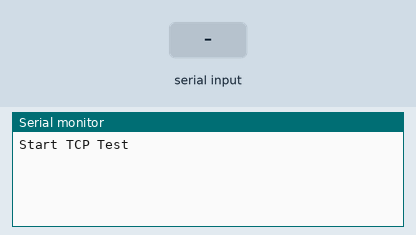
Simulated run of this sketch. Board: Arduino Uno, built with avr-gcc and run on an emulated ATmega328P. Parts: the last lines printed to the serial monitor. The test bench sets the inputs (shaded band). The modem accepts every AT command (registered, SIM ready, sends succeed) and sends nothing else.

Above: at 1.2 s.
1.3 s: "." received over Serial
At 2.0 s:
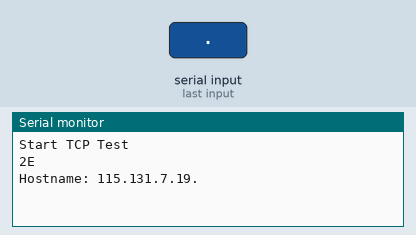
2.8 s: byte 27 (27) received over Serial
At 3.2 s:
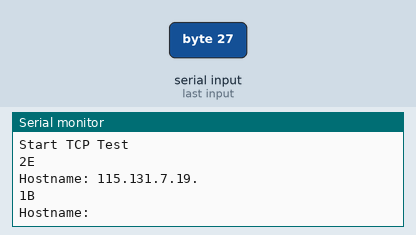
4.3 s: byte 127 (0x7F) received over Serial
At 5.5 s:
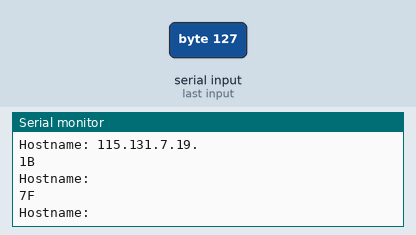
5.8 s: byte 13 (0xD) received over Serial
At 6.6 s:
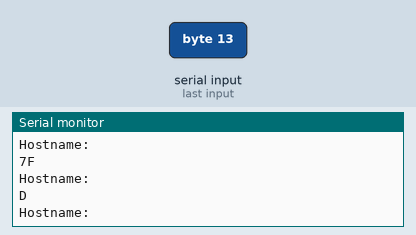
7.3 s: "." received over the second serial link
At 8.5 s:
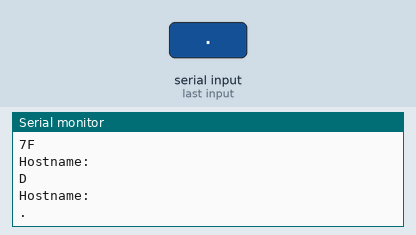
8.8 s: "s" received over Serial
At 8.87 s:
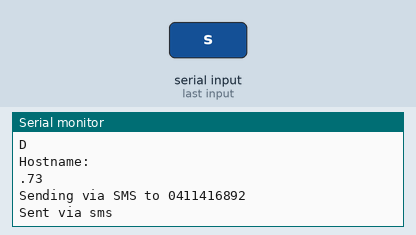

The sketch:

GPRSTcpTest.pde
```cpp
#include <SoftwareSerial.h>
#include <GPRS.h>

GPRS gprs;
SoftwareSerial gsm(2, 3);

char hostname[100] = "115.131.7.19";
int hostnamelen = strlen(hostname);
char mobile[] = "0411416892";

void setup()
{
  Serial.begin(9600);
  Serial.println("Start TCP Test");

  gsm.begin(9600);

  //gprs.setPDP("internet"); // could also pass username/password
}

void loop()
{
  if (Serial.available()) {
    char c = Serial.read();
    Serial.println(c, HEX);
    if (c == 27) { // Esc
      for (int i = 0; i < 100; i++) {
        hostname[i] = 0;
      }
      hostnamelen = 0;
    } else if ((c >= '0' && c <= '9') || c == '.') {
      hostname[hostnamelen] = c;
      hostnamelen++;
    } else if (c == 0x7F) {// Backspace
      hostnamelen--;
      hostname[hostnamelen] = 0;
    } else if ((c == 't' || c == 0xD) && hostnamelen > 0) { // Enter
      Serial.print("Sending via TCP to ");
      Serial.println(hostname);
      char logline[100];
      sprintf(logline, "Hi there %s: %lums\n", hostname, millis());
      if (gprs.sendTCP(&gsm, hostname, 555, logline)) {
        Serial.println("Sent via tcp");
      } else {
        Serial.println("Failed");
      }
    } else if (c == 's') {
      Serial.print("Sending via SMS to ");
      Serial.println(mobile);
      char logline[100];
      sprintf(logline, "Hi there %s: %lums", mobile, millis());
      if (gprs.sendSMS(&gsm, mobile, logline)) {
        Serial.println("Sent via sms");
      } else {
        Serial.println("Failed");
      }
    } else if (c == 'o') {
      gprs.ok(&gsm);
    } else if (c == 'q') {
      gprs.quality(&gsm);
    } else if (c == 'r') {
      gprs.reset(&gsm);
    }
    Serial.print("Hostname: ");
    Serial.println(hostname);
  }
  while (gsm.available()) {
    Serial.write(gsm.read());
  }
}
```

Measured:
- after the input at 1.3 s, the serial monitor: prints a new line at once (image 1)
- after the input at 2.8 s, the serial monitor: prints a new line at once (image 2)
- after the input at 4.3 s, the serial monitor: prints a new line at once (image 3)
- after the input at 5.8 s, the serial monitor: prints a new line at once (image 4)
- after the input at 7.3 s, the serial monitor: prints a new line at once (image 5)
- after the input at 8.8 s, the serial monitor: prints a new line at once (image 6)
